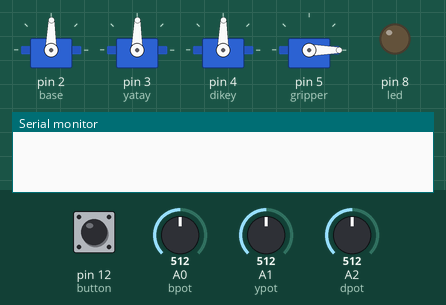
This sketch was run on a simulated Arduino Uno, built with avr-gcc and run on an emulated ATmega328P. Shown: 4 × servo, output pins drawn as LEDs (lit = HIGH), the last lines printed to the serial monitor. The test bench sets the inputs (shaded band); at power-on: pin 12 (button) LOW, A0 (bpot) = 512, A1 (ypot) = 512, A2 (dpot) = 512.

Above: at 1.2 s.
1.3 s: pin 12 (button) pulled HIGH for 0.15 s
At 1.51 s:
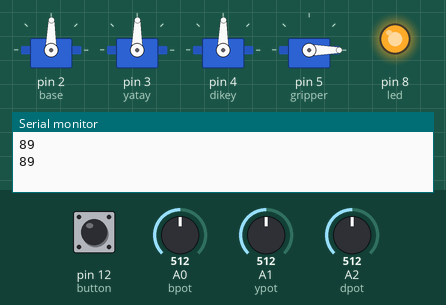
3.2 s: A0 (bpot) set to 716
At 4.4 s:
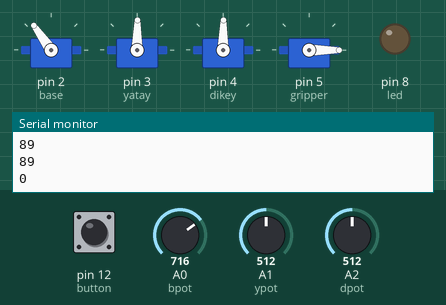
4.7 s: A1 (ypot) set to 716
At 5.7 s:
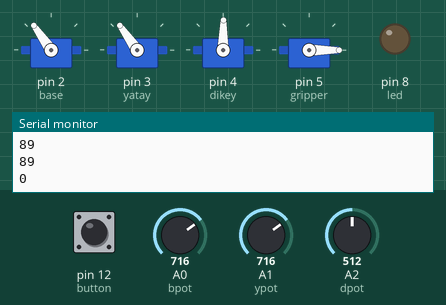
6.2 s: A2 (dpot) set to 716
At 6.8 s:
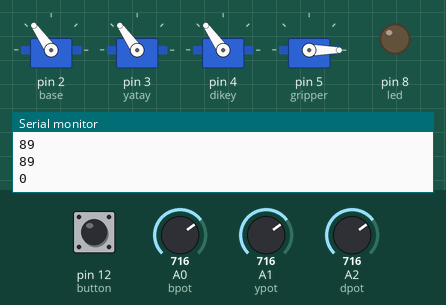
7.7 s: pin 12 (button) pulled HIGH for 1 s
At 8.7 s:
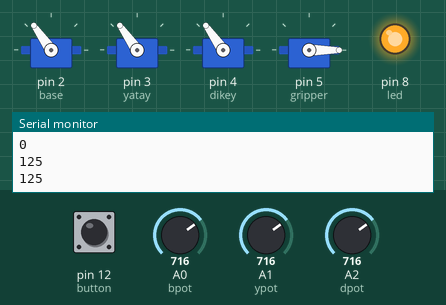
10.4 s: A0 (bpot) set to 900
At 11.2 s:
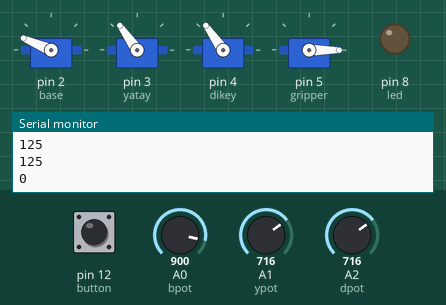
Timing chart, 0 to 12.9 s (numbered marks = the images above; inputs shaded):
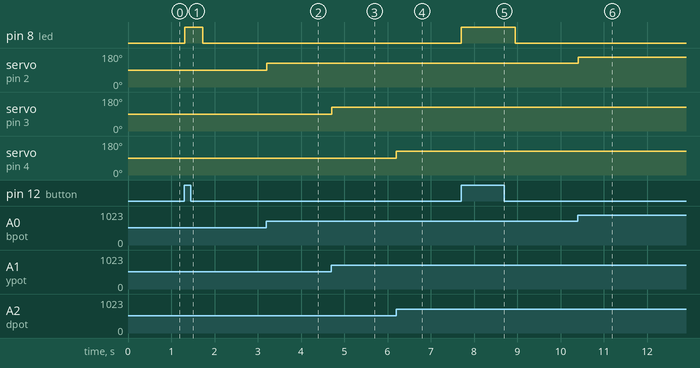

Measured:
- after the input at 1.3 s, pin 8 (led): LOW → HIGH at once, → LOW 0.42 s later
- after the input at 3.2 s, servo on pin 2 (base): 89° → 125° at once
- after the input at 4.7 s, servo on pin 3 (yatay): 89° → 125° at once
- after the input at 6.2 s, servo on pin 4 (dikey): 89° → 125° at once
- after the input at 7.7 s, pin 8 (led): LOW → HIGH at once, → LOW 1.2 s later
- after the input at 10.4 s, servo on pin 2 (base): 125° → 157° at once

The sketch:

Arduino_Motor_Surme.ino
```cpp
#include <Servo.h>
int button=12;
int led = 8;
int buttonst= 0;


Servo base;
Servo yatay;
Servo dikey;
Servo gripper;


int bpot = 0;
int ypot = 1;
int dpot = 2;


int mbase;
int myatay;
int mdikey;
int mgripper;


void setup() {
  Serial.begin(9600);
  base.attach(2);  // attaches the servo on pin 9 to the servo object
  yatay.attach(3);
  dikey.attach(4);
  gripper.attach(5);
pinMode(button,INPUT);
pinMode(led,OUTPUT);
}

void loop() {

mbase = analogRead(bpot);
mbase = map(mbase,0,1023,0,179);

myatay = analogRead(ypot);
myatay = map(myatay,0,1023,0,179);

mdikey = analogRead(dpot);
mdikey = map(mdikey,0,1023,0,179);

// if (gopen == HIGH && mgripper <180) mgripper+=4;
// if (gclose == HIGH && mgripper >162) mgripper-=4;

base.write(mbase); // arka
yatay.write(myatay); // -seri haberleşmeden gelen bilgi test-
dikey.write(mdikey); // en üst
gripper.write(mgripper); // Gripper kapalı
delay(15);


buttonst= digitalRead(button);
  if (buttonst==HIGH) {

 digitalWrite(led,HIGH);
 Serial.println(mbase);
 delay(100);
 Serial.println(myatay);
  delay(100);
 Serial.println(mdikey);
  delay(100);
 Serial.println(mgripper);
  delay(100);
  }
  else digitalWrite(led,LOW);


}
```
